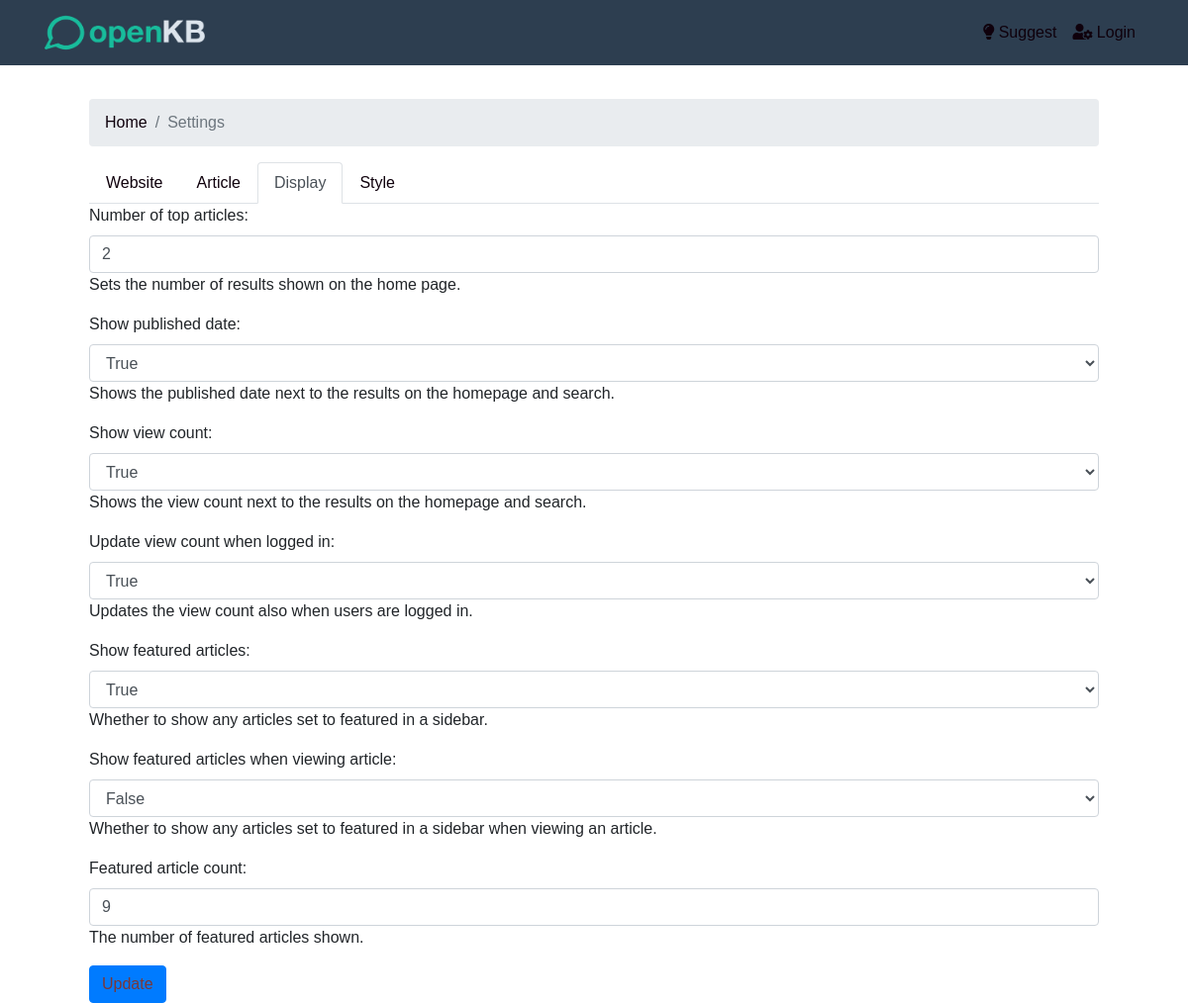
The app's page /settings/display/, older data.
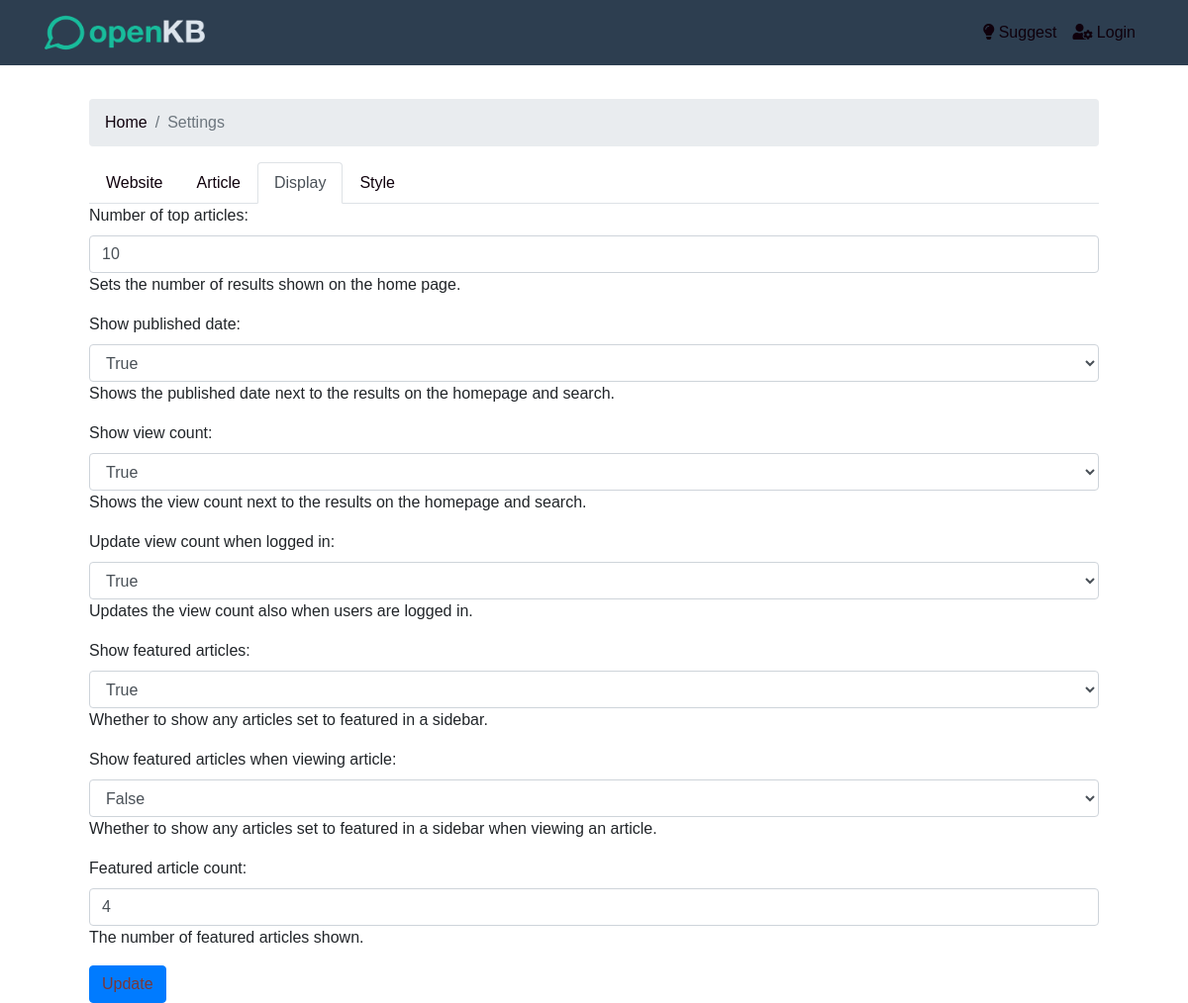
The same page, newer data.
### kb/models.py (models this page shows, shortened)
class DisplaySettings(models.Model):
    number_of_top_articles = models.IntegerField(default=10)
    show_published_date = models.BooleanField(default=True)
    show_view_count = models.BooleanField(default=True)
    update_view_count_when_logged_in = models.BooleanField(default=True)
    show_featured_articles = models.BooleanField(default=True)
    show_featured_articles_when_viewing_article = models.BooleanField(default=False)
    featured_article_count = models.IntegerField(default=4)

### kb/views.py (the view, shortened to what this page needs)
# urls.py: path('settings/display/', DisplaySettingsView.as_view(), name='display_settings'),
class DisplaySettingsView(UpdateView):
    model = DisplaySettings
    template_name = 'settings/display_settings.html'
    form_class = DisplaySettingsForm
    success_url = '/settings/display/'
    def get_object(self, queryset=None):
        return DisplaySettings.objects.first() or DisplaySettings()
    def get_context_data(self, **kwargs):
        context = super().get_context_data(**kwargs)
        context['active_tab'] = 'display'
        return context

### kb/context_processors.py (called while the page is built)
def website_settings(request):
    website_settings = WebsiteSettings.objects.first()
    style_settings = StyleSettings.objects.first()
    return {
        'websettings': website_settings,
        'style_settings': style_settings,
    }

### templates/settings/display_settings.html (shortened to what this page needs)
{% extends 'settings/base_settings.html' %}
{% block settings_content %}
<form method="post" action="{% url 'display_settings' %}">
    {{ form.as_p }}
    <button type="submit" class="btn btn-primary">Update</button>
</form>
{% endblock %}

Row changes from the older to the newer data that the page shows:
changed DisplaySettings "True": number_of_top_articles "2" → "10"; featured_article_count "9" → "4"
